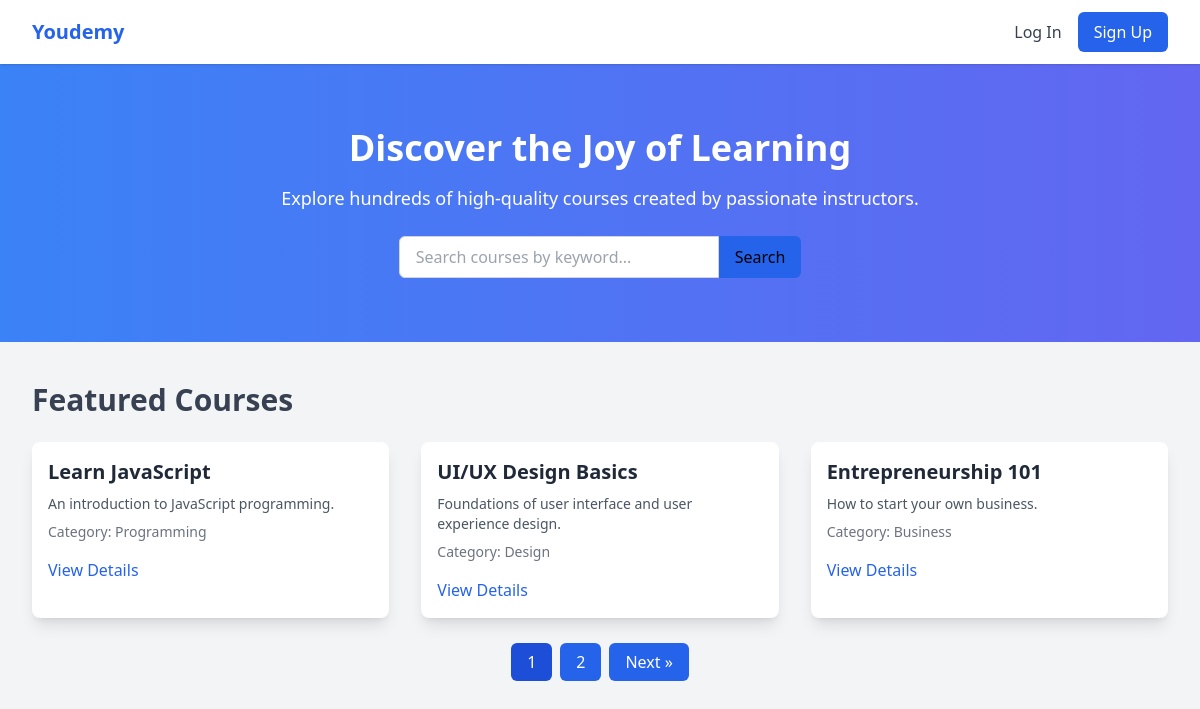
The page / on the database its author committed.
### tables this page shows
CREATE TABLE courses (
    course_id INT AUTO_INCREMENT PRIMARY KEY,
    title VARCHAR(255) NOT NULL,
    description TEXT,
    content TEXT, 
    category_id INT,
    teacher_id INT NOT NULL, 
    created_at TIMESTAMP DEFAULT CURRENT_TIMESTAMP,
    FOREIGN KEY (category_id) REFERENCES categories(category_id),
    FOREIGN KEY (teacher_id) REFERENCES users(user_id)
);

CREATE TABLE categories (
    category_id INT AUTO_INCREMENT PRIMARY KEY,
    name VARCHAR(100) NOT NULL UNIQUE
);

### backend/courses.php (called while the page is built, shortened)
<?php
require_once '../database/connexion.php';
class Course {
    private $db;
    public function __construct() {
        $database = new Database();
        $this->db = $database->getConnection();
    }
    public function getCoursesPaginated($page = 1, $perPage = 10) {
        $offset = ($page - 1) * $perPage;
        $query = "SELECT course_id, title, description, categories.name AS category_name FROM courses INNER JOIN categories ON courses.category_id = categories.category_id LIMIT :offset, :perPage";
        $stmt = $this->db->prepare($query);
        $stmt->bindParam(':offset', $offset, PDO::PARAM_INT);
        $stmt->bindParam(':perPage', $perPage, PDO::PARAM_INT);
        $stmt->execute();
        return $stmt->fetchAll(PDO::FETCH_ASSOC);
    }
    public function getTotalCourses($keyword = null) {
        $query = "SELECT COUNT(*) AS total FROM courses";
        $stmt = $this->db->prepare($query);
        $stmt->execute();
        $result = $stmt->fetch(PDO::FETCH_ASSOC);
        return $result['total'];
    }
}
?>

### database/connexion.php (called while the page is built, shortened)
<?php
class Database {
    private $host = 'localhost';
    private $db_name = 'youdemy';
    private $username = 'root';
    private $password = '';
    public function getConnection() {
        $this->conn = null;
        try {
            $this->conn = new PDO(
                "mysql:host=" . $this->host . ";dbname=" . $this->db_name,
                $this->username,
                $this->password
            );
            $this->conn->setAttribute(PDO::ATTR_ERRMODE, PDO::ERRMODE_EXCEPTION);
        } catch (PDOException $exception) {
            echo "Connection failed: " . $exception->getMessage();
        }
        return $this->conn;
    }
}

### public/index.php (the view, shortened to what this page needs)
<?php
require_once '../backend/courses.php';
$courseManager = new Course();
$perPage = 3;
$pageNum = isset($_GET['page']) ? (int)$_GET['page'] : 1;
$searchKeyword = isset($_GET['search']) ? htmlspecialchars(trim($_GET['search'])) : '';
try {
    if ($searchKeyword) {
        $courses = $courseManager->searchCoursesPaginated($searchKeyword, $pageNum, $perPage);
        $totalCourses = $courseManager->getTotalCourses($searchKeyword);
    } else {
        $courses = $courseManager->getCoursesPaginated($pageNum, $perPage);
        $totalCourses = $courseManager->getTotalCourses();
    }
    $totalPages = ceil($totalCourses / $perPage);
} catch(Exception $e) {
    die("Erreur lors de la récupération des cours : " . $e->getMessage());
}
?>
<!DOCTYPE html>
<html lang="en">
<head>
    <script src="https://cdn.tailwindcss.com"></script>
</head>
<body class="bg-gray-100">
   <nav class="bg-white shadow sticky top-0 z-50">
        <div class="max-w-7xl mx-auto px-4 sm:px-6 lg:px-8">
            <div class="flex justify-between items-center h-16">
                <a href="#" class="text-xl font-bold text-blue-600 hover:text-blue-800">Youdemy</a>
                <div class="flex items-center space-x-4">
                    <button onclick="toggleModal('loginModal')" class="text-gray-700 hover:text-blue-600">Log In</button>
                    <button onclick="toggleModal('registerModal')" class="text-white bg-blue-600 px-4 py-2 rounded-md hover:bg-blue-700">Sign Up</button>
                </div>
            </div>
        </div>
    </nav>
    <header class="bg-gradient-to-r from-blue-500 to-indigo-500 text-white py-16">
        <div class="max-w-7xl mx-auto px-4 text-center">
            <h1 class="text-4xl font-extrabold mb-4">Discover the Joy of Learning</h1>
            <p class="text-lg font-medium mb-6">Explore hundreds of high-quality courses created by passionate instructors.</p>
            <form method="GET" class="mt-6 flex text-black justify-center">
                <input
                    type="text"
                    name="search"
                    placeholder="Search courses by keyword..."
                    value="<?= htmlspecialchars($searchKeyword) ?>"
                    class="px-4 py-2 rounded-l-md border border-gray-300 focus:ring-blue-500 focus:border-blue-500 w-80"
                />
                <button
                    type="submit"
                    class="bg-blue-600 px-4 py-2 rounded-r-md hover:bg-blue-700">
                    Search
                </button>
            </form>
        </div>
    </header>
    <main class="py-10">
    <div class="max-w-7xl mx-auto px-4 sm:px-6 lg:px-8">
        <h2 class="text-3xl font-bold text-gray-700 mb-6">Featured Courses</h2>
        <div class="grid grid-cols-1 sm:grid-cols-2 md:grid-cols-3 gap-8">
            <?php if (!empty($courses)): ?>
                <?php foreach ($courses as $course): ?>
                    <div class="card bg-white shadow-lg rounded-lg overflow-hidden">
                        <div class="p-4">
                            <h3 class="text-xl font-semibold text-gray-800">
                                <?= htmlspecialchars($course['title']) ?>
                            </h3>
                            <p class="text-sm text-gray-600 mt-2">
                                <?= htmlspecialchars($course['description']) ?>
                            </p>
                            <span class="text-sm text-gray-500 block mt-2">
                                Category: <?= htmlspecialchars($course['category_name']) ?>
                            </span>
                            <div class="mt-4">
                                <a onclick="toggleModal('loginModal')" class="text-blue-600 font-medium hover:underline">
                                    View Details
                                </a>
                            </div>
                        </div>
                    </div>
                <?php endforeach; ?>
            <?php else: ?>
                <p class="text-gray-600">No courses found for "<strong><?= htmlspecialchars($searchKeyword) ?></strong>".</p>
            <?php endif; ?>
        </div>
        <?php if ($totalPages > 1): ?>
            <div class="mt-8 flex justify-center">
                <nav aria-label="Pagination">
                    <ul class="flex space-x-2">
                        <?php for ($i = 1; $i <= $totalPages; $i++): ?>
                            <li>
                                <a href="?page=<?= $i ?>&search=<?= urlencode($searchKeyword) ?>" class="px-4 py-2 text-white <?= $i == $pageNum ? 'bg-blue-700' : 'bg-blue-600' ?> hover:bg-blue-700 rounded-md">
                                    <?= $i ?>
                                </a>
                            </li>
                        <?php endfor; ?>
                        <?php if ($pageNum < $totalPages): ?>
                            <li>
                                <a href="?page=<?= $pageNum + 1 ?>&search=<?= urlencode($searchKeyword) ?>" class="px-4 py-2 text-white bg-blue-600 hover:bg-blue-700 rounded-md">
                                    Next &raquo;
                                </a>
                            </li>
                        <?php endif; ?>
                    </ul>
                </nav>
            </div>
        <?php endif; ?>
    </div>
</main>
</body>
</html>

### rows shown on the page
courses: title "Learn JavaScript", description "An introduction to JavaScript programming.", category.name "Programming"
courses: title "UI/UX Design Basics", description "Foundations of user interface and user experience design.", category.name "Design"
courses: title "Entrepreneurship 101", description "How to start your own business.", category.name "Business"
